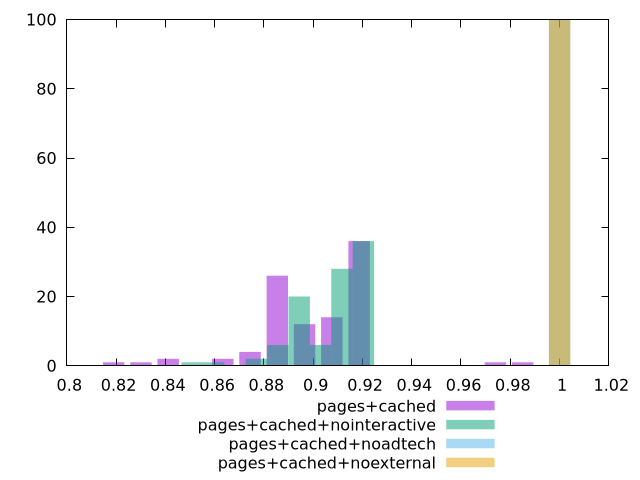

This chart was generated by the following gnuplot code:
$_pagesCached <<EOF
0.9850354217736305 1
0.885425098223488 26
0.9739676080458368 1
0.8964929119512817 12
0.8411538433123137 2
0.9186285394068688 36
0.83008602958452 1
0.9075607256790753 14
0.8743572844956945 4
0.8190182158567264 1
0.8632894707679009 2
EOF
$_pagesCachedNointeractive <<EOF
0.8856316718112962 6
0.9203623256078176 36
0.8595836814639051 1
0.8943143352604265 20
0.8509010180147748 1
0.9029969987095569 6
0.9116796621586872 28
0.8769490083621658 2
EOF
$_pagesCachedNoadtech <<EOF
1 100
EOF
$_pagesCachedNoexternal <<EOF
1 100
EOF
set key outside below
set terminal pngcairo
set output "report_00004_2020-11-02T20-21-41.718Z/total-blocking-time/total-blocking-time_pages+cached_pages+cached+nointeractive_pages+cached+noadtech_pages+cached+noexternal+hist.png"
set boxwidth 0.008682663449130355
set style fill transparent solid 0.5 noborder
set yrange [0:100]
plot $_pagesCached title "pages+cached" with boxes ,$_pagesCachedNointeractive title "pages+cached+nointeractive" with boxes ,$_pagesCachedNoadtech title "pages+cached+noadtech" with boxes ,$_pagesCachedNoexternal title "pages+cached+noexternal" with boxes ,
